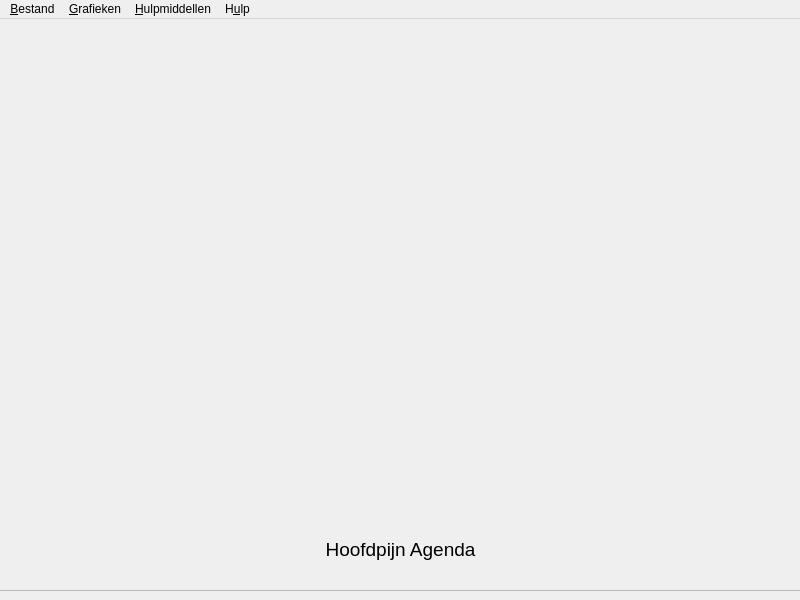
<?xml version="1.0" encoding="UTF-8"?>
<ui version="4.0">
 <class>MainWindow</class>
 <widget class="QMainWindow" name="MainWindow">
  <property name="geometry">
   <rect>
    <x>0</x>
    <y>0</y>
    <width>800</width>
    <height>600</height>
   </rect>
  </property>
  <property name="sizePolicy">
   <sizepolicy hsizetype="Fixed" vsizetype="Fixed">
    <horstretch>0</horstretch>
    <verstretch>0</verstretch>
   </sizepolicy>
  </property>
  <property name="minimumSize">
   <size>
    <width>800</width>
    <height>600</height>
   </size>
  </property>
  <property name="maximumSize">
   <size>
    <width>800</width>
    <height>600</height>
   </size>
  </property>
  <property name="windowTitle">
   <string>Hoofdpijn Agenda</string>
  </property>
  <property name="windowIcon">
   <iconset resource="Resources.qrc">
    <normaloff>:/images/HoofdpijnAgenda.jpg</normaloff>:/images/HoofdpijnAgenda.jpg</iconset>
  </property>
  <widget class="QWidget" name="centralwidget">
   <widget class="QLabel" name="Background">
    <property name="geometry">
     <rect>
      <x>-6</x>
      <y>-9</y>
      <width>811</width>
      <height>581</height>
     </rect>
    </property>
    <property name="frameShape">
     <enum>QFrame::StyledPanel</enum>
    </property>
    <property name="text">
     <string/>
    </property>
    <property name="pixmap">
     <pixmap resource="Resources.qrc">:/images/iStock-1146312637.jpg</pixmap>
    </property>
    <property name="scaledContents">
     <bool>true</bool>
    </property>
   </widget>
   <widget class="QLabel" name="label">
    <property name="geometry">
     <rect>
      <x>0</x>
      <y>510</y>
      <width>801</width>
      <height>41</height>
     </rect>
    </property>
    <property name="font">
     <font>
      <pointsize>14</pointsize>
     </font>
    </property>
    <property name="text">
     <string>Hoofdpijn Agenda</string>
    </property>
    <property name="alignment">
     <set>Qt::AlignCenter</set>
    </property>
   </widget>
  </widget>
  <widget class="QMenuBar" name="menubar">
   <property name="geometry">
    <rect>
     <x>0</x>
     <y>0</y>
     <width>800</width>
     <height>20</height>
    </rect>
   </property>
   <widget class="QMenu" name="menuBestand">
    <property name="title">
     <string>&amp;Bestand</string>
    </property>
    <addaction name="action_Gebruikers_Gegevens"/>
    <addaction name="action_Hoofdpijn_Toevoegen"/>
    <addaction name="actionToon_meest_Recente_Hoofdpijn_Aanvallen"/>
    <addaction name="actionToon_Alle_Hoofdpijn_Aanvallen"/>
    <addaction name="separator"/>
    <addaction name="action_Afsluiten"/>
   </widget>
   <widget class="QMenu" name="menuHulpmiddelen">
    <property name="title">
     <string>&amp;Hulpmiddellen</string>
    </property>
    <addaction name="action_Gegevensbestand_Herstellen"/>
    <addaction name="separator"/>
    <addaction name="action_Rapport_Weergeven"/>
   </widget>
   <widget class="QMenu" name="menuH_ulp">
    <property name="title">
     <string>H&amp;ulp</string>
    </property>
    <addaction name="action_Help"/>
    <addaction name="action_Informatie"/>
   </widget>
   <widget class="QMenu" name="menuGrafieken">
    <property name="title">
     <string>&amp;Grafieken</string>
    </property>
    <addaction name="action_Ernst"/>
    <addaction name="actionSymptomen"/>
   </widget>
   <addaction name="menuBestand"/>
   <addaction name="menuGrafieken"/>
   <addaction name="menuHulpmiddelen"/>
   <addaction name="menuH_ulp"/>
  </widget>
  <action name="action_Gebruikers_Gegevens">
   <property name="text">
    <string>&amp;Gebruikers Gegevens</string>
   </property>
  </action>
  <action name="action_Hoofdpijn_Toevoegen">
   <property name="text">
    <string>&amp;Hoofdpijn Toevoegen</string>
   </property>
  </action>
  <action name="actionToon_meest_Recente_Hoofdpijn_Aanvallen">
   <property name="text">
    <string>&amp;Recente Hoofdpijnen</string>
   </property>
  </action>
  <action name="actionToon_Alle_Hoofdpijn_Aanvallen">
   <property name="text">
    <string>Alle &amp;Hoofdpijnen</string>
   </property>
  </action>
  <action name="action_Afsluiten">
   <property name="text">
    <string>&amp;Afsluiten</string>
   </property>
  </action>
  <action name="action_Help">
   <property name="text">
    <string>&amp;Help</string>
   </property>
  </action>
  <action name="action_Informatie">
   <property name="text">
    <string>&amp;Over</string>
   </property>
  </action>
  <action name="action_Gegevensbestand_Herstellen">
   <property name="text">
    <string>&amp;Gegevens Herstellen</string>
   </property>
  </action>
  <action name="actionGegevens_Exporteren">
   <property name="text">
    <string>Gegevens &amp;Exporteren</string>
   </property>
  </action>
  <action name="action_Ernst_van_de_hoofdpijnen">
   <property name="text">
    <string>&amp;Ernst van de hoofdpijnen</string>
   </property>
  </action>
  <action name="action_Ernst">
   <property name="text">
    <string>&amp;Ernst</string>
   </property>
  </action>
  <action name="actionSymptomen">
   <property name="text">
    <string>&amp;Symptomen</string>
   </property>
  </action>
  <action name="action_Rapport">
   <property name="text">
    <string>&amp;Rapport</string>
   </property>
  </action>
  <action name="action_Rapport_Weergeven">
   <property name="text">
    <string>&amp;Rapport Opslaan</string>
   </property>
  </action>
 </widget>
 <resources>
  <include location="Resources.qrc"/>
 </resources>
 <connections/>
</ui>
